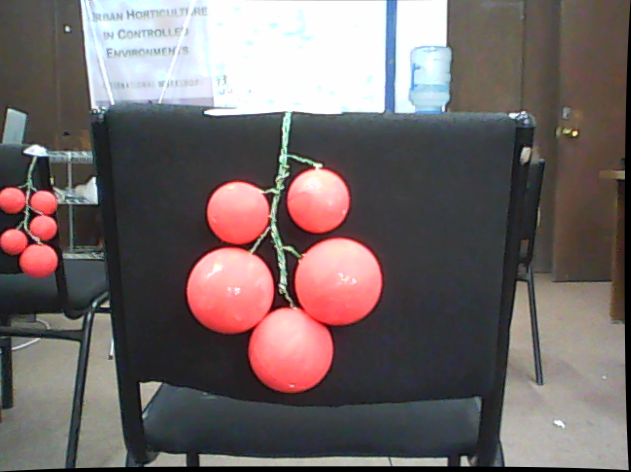
#> input picture test1_rectified_images_left/rectified_left_12.png, 631 x 472 px, found by its file name
$ python getting_sift_coord.py
#> lines starting #> are read from the running program, lines starting #| are printed output that depends on the picture; long printed decimals are rounded
# getting_sift_coord.py
#!/usr/bin/python3
# 2017.10.06 22:36:44 CST
# 2017.10.06 23:18:25 CST

"""
Environment:
    OpenCV 3.3  + Python 3.5

Aims:
(1) Detect sift keypoints and compute descriptors.
(2) Use flannmatcher to match descriptors.
(3) Do ratio test and output the matched pairs coordinates, draw some pairs in purple .
(4) Draw matched pairs in blue color, singlepoints in red.
"""
import numpy as np
import cv2
from matplotlib import pyplot as plt
from matplotlib import style
style.use('ggplot')
img1 = cv2.imread('C:/Users/Jared/Documents/python_scripts/test1_segmented_images_left/rectified_left_12.png')
#> img1 is the input picture: shape (472, 631, 3); mean B, G, R 103.5, 103.8, 114
img2 = cv2.imread('C:/Users/Jared/Documents/python_scripts/test1_segmented_images_right/rectified_right_12.png')
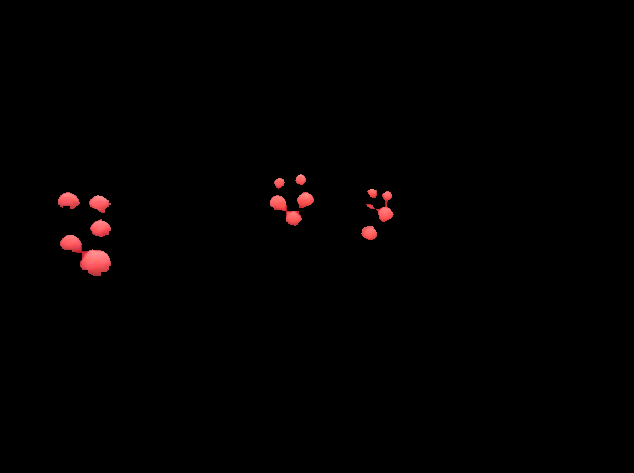
#> input picture test1_segmented_images_right/rectified_right_12.png, 634 x 473 px, found by its file name
#> img2 is the input picture: shape (473, 634, 3); mean B, G, R 0.9, 0.9, 2.3
# Create SIFT object
sift = cv2.xfeatures2d.SIFT_create()
#orb = cv2.ORB_create()

# Create flann matcher
FLANN_INDEX_KDTREE = 1  # bug: flann enums are missing
flann_params = dict(algorithm=FLANN_INDEX_KDTREE, trees=5)
#matcher = cv2.FlannBasedMatcher_create()
matcher = cv2.FlannBasedMatcher(flann_params, {})

## Detect and compute
#img1 = cv2.imread(imgname)
gray1 = cv2.cvtColor(img1, cv2.COLOR_BGR2GRAY)
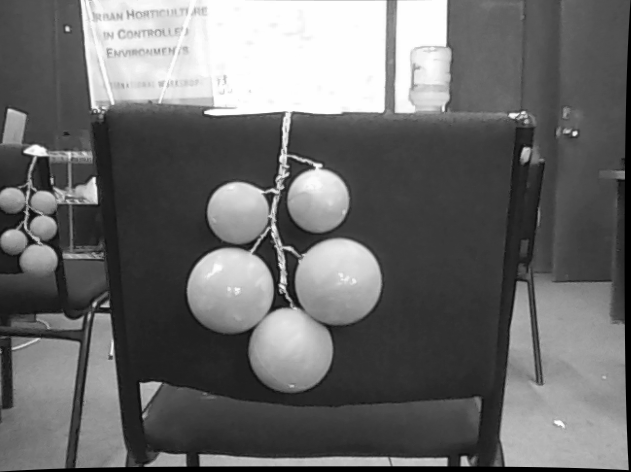
#> gray1: shape (472, 631); min 0, max 254, mean 106.8
kpts1, descs1 = sift.detectAndCompute(gray1, None)
#> kpts1 = 851 keypoints; strongest (x, y, size): (37, 151, 9.3), (575, 133, 3), (464, 462, 6.5), (90, 192, 13.5)

# As up
#img2 = cv2.imread(imgname2)
gray2 = cv2.cvtColor(img2, cv2.COLOR_BGR2GRAY)
kpts2, descs2 = sift.detectAndCompute(gray2, None)
#> kpts2 = 69 keypoints; strongest (x, y, size): (301, 179, 6.4), (369, 232, 9), (279, 182, 6.3), (100, 227, 10.7)

# Ratio test
matches = matcher.knnMatch(descs1, descs2, 2)
#> matches = 851 matches
matchesMask = [[0, 0] for i in range(len(matches))]
#> matchesMask = 851 pairs, first value 0 to 0, second value 0 to 0
pn1 = (0, 0)
pn2 = (0, 0)
x1 = []
y1 = []
x2 = []
y2 = []
d = []
xy_array = []
sc = 0
for i, (m1, m2) in enumerate(matches):
    if m1.distance < 0.9 * m2.distance:
        # Notice: How to get the index
        pt1 = kpts1[m1.queryIdx].pt
        pt2 = kpts2[m1.trainIdx].pt
        if pt1 != pn1 and pt2 != pn2:
            if abs(pt2[1] - pt1[1]) < 5:
                pn1 = pt1
                pn2 = pt2
                print(sc, pn1, pn2)
                sc += 1
                x1.append(pn1[0])
                y1.append(pn1[1])
                x2.append(pn2[0])
                y2.append(pn2[1])
                d.append(abs(pn2[0] - pn1[0]))
                xy_array.append([pn1[0], pn1[1]])
                xy_array.append([pn2[0], pn2[1]])
                matchesMask[i] = [1, 0]
#> this loop made 851 passes
#> (pn1, pn2, sc) on passes 38, 155: ((18.65, 255.3), (78.71, 256.5), 1), ((60.36, 196), (290.6, 192.8), 2)
#> (pt1, pt2) on passes 9, 10, 14, 17, 24, 25: ((6.27, 126), (101.5, 197.1)), ((7.34, 139.5), (293.1, 217.5)), ((9.51, 110.5), (103.4, 211.4)), ((10.29, 364), (69.17, 251.7)), ((13.45, 354.3), (101.5, 197.1)), ((13.69, 355.1), (101.5, 197.1))
#| 0 (18.651, 255.255) (78.714, 256.481)
#| 1 (60.365, 195.963) (290.609, 192.833)
#> (further printed lines are left out)
#> after the loop, d = [60.06, 230.2, 179.5]; matchesMask = 851 pairs, first value 0 to 1, second value 0 to 0; pn1 = (265.5, 251.5); pn2 = (86, 247.1); sc = 3; x1 = [18.65, 60.36, 265.5]; x2 = [78.71, 290.6, 86]; xy_array = [[18.65, 255.3], [78.71, 256.5], [60.36, 196], [290.6, 192.8], [265.5, 251.5], [86, 247.1]]; y1 = [255.3, 196, 251.5]; y2 = [256.5, 192.8, 247.1]

# Draw match in blue, error in red
print(d)
#| [60.063, 230.244, 179.538]
print(len(d))
#| 3
draw_params = dict(matchColor=(0, 255, 0), singlePointColor=(0, 0, 255), matchesMask=matchesMask, flags=0)
#> draw_params = 4 items

res = cv2.drawMatchesKnn(img1, kpts1, img2, kpts2, matches, None, **draw_params)
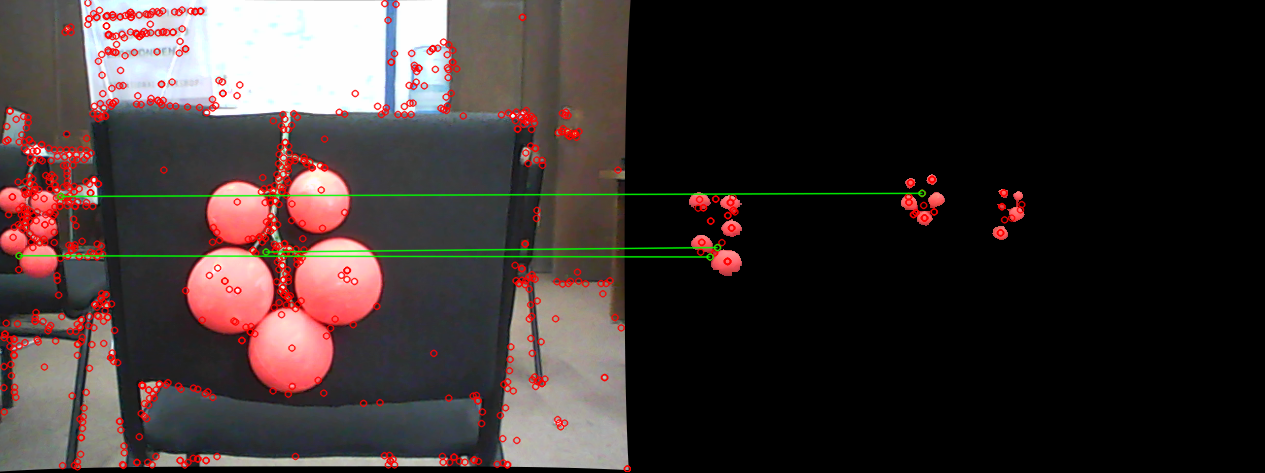
#> res: shape (473, 1265, 3); mean B, G, R 48.5, 49.9, 60.8
cv2.imshow("Result", res)

xy_array = np.asarray(xy_array)
print(xy_array)
#| [[ 18.651 255.255]
#|  [ 78.714 256.481]
#|  [ 60.365 195.963]
#|  [290.609 192.833]
#|  [265.539 251.484]
#|  [ 86.000 247.052]]
plt.scatter(xy_array[:, 0], xy_array[:, 1])
plt.show()
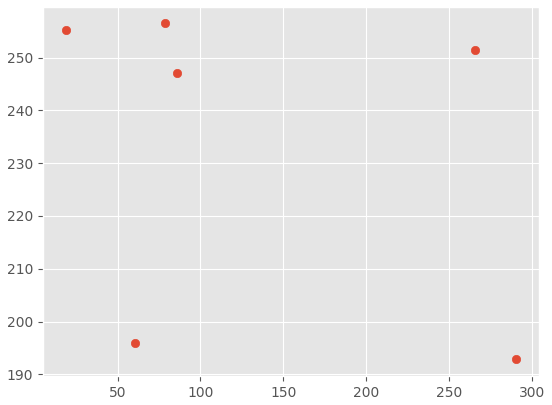
#> figure drawn by matplotlib, 1 panel

cv2.waitKey()
cv2.destroyAllWindows()
